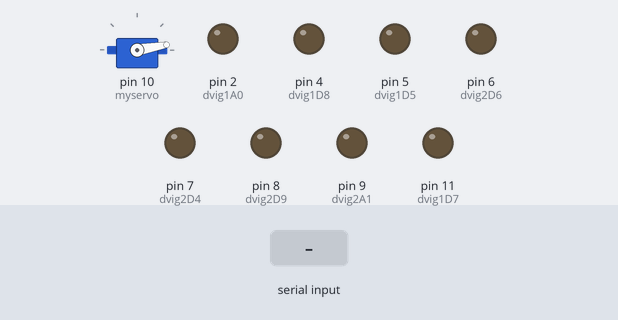
Recording of a sketch running on a simulated Arduino Uno, built with avr-gcc and run on an emulated ATmega328P. On the bench: servo, output pins drawn as LEDs (lit = HIGH). The test bench sets the inputs (shaded band).

Above: at 1.7 s.
1.8 s: "1$" received over Serial
At 2.1 s:
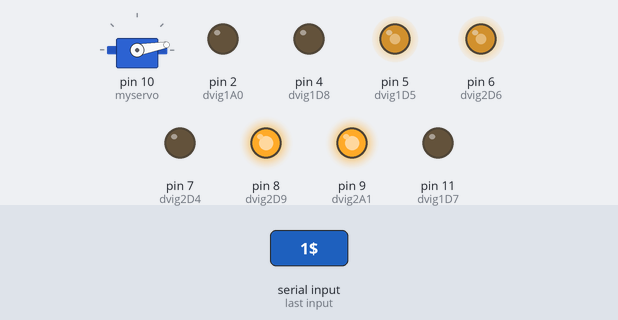
3.3 s: "0$" received over Serial
At 4.5 s:
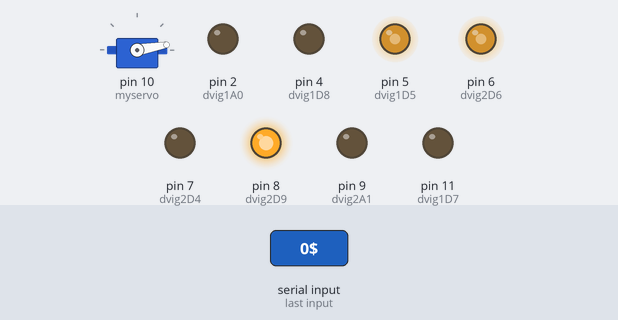
4.8 s: "30,150$" received over Serial
At 5.6 s:
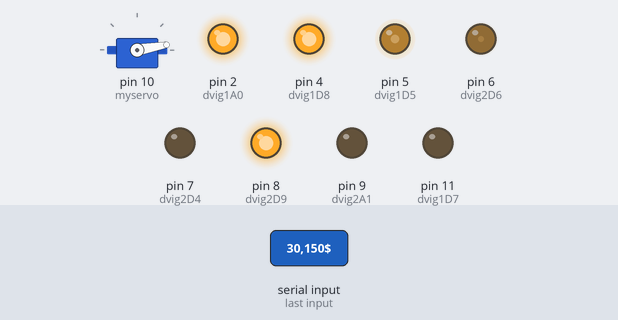
6.3 s: "2$" received over Serial
At 6.8 s:
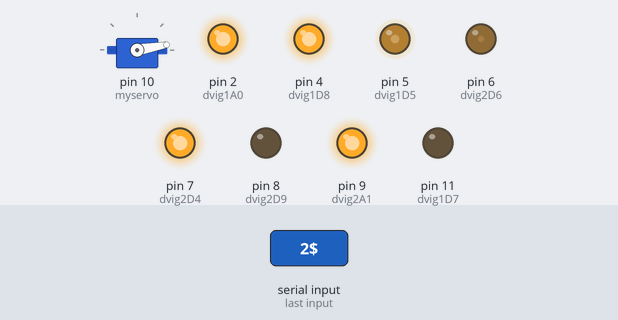
7.8 s: "5$" received over Serial
At 9.0 s:
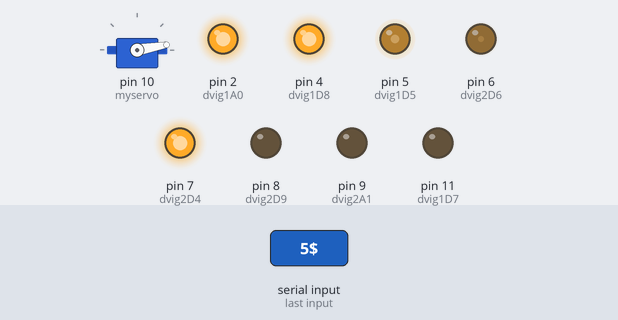
9.3 s: "1$" received over Serial
At 10.2 s:
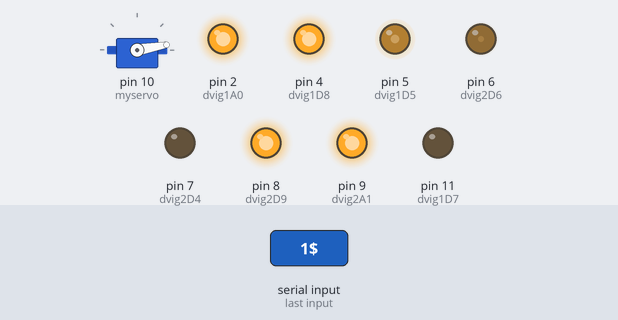
Timing chart, 0 to 11.8 s (numbered marks = the images above; inputs shaded):
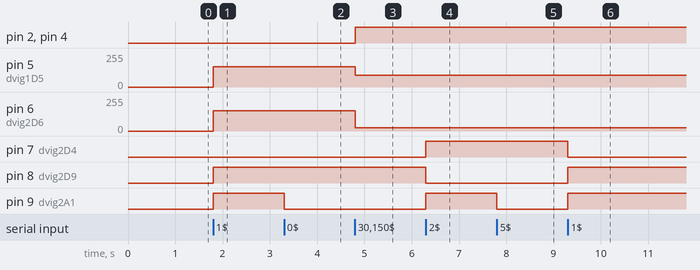

The sketch:

arduino1.1.ino
```cpp
#include <Servo.h>
#include <IRremote.h>

#define dvig1A0 2 //едем не едем правая
#define dvig1D7 11 //правая назад
#define dvig1D8 4 //правая вперед
#define dvig1D5 5 //pwm правая

#define dvig2A1 9 //едем не едем левая
#define dvig2D9 8 //левая вперед
#define dvig2D4 7 //левая назад
#define dvig2D6 6 //pwm левая

#define stepperDirPin 13
#define stepperStepPin 12

Servo myservo;
IRsend irsend;

char commandBuffer[15] = {0}; //создаем массив с нулями
int DVIGRonoff = 0;
int DVIGLonoff = 0;
int stepcmd = 0;  //рабочая переменная для поворота башни
int servocmd = 0; //рабочая переменная для подъема ствола
int IDtank = 0;     //переменная ID танка, который назначает сервер
const int stepperSpeed =  1900; //переменная скорости поворота башни в мк на 1 шаг
const int stepperStopStep = 1750; //ограничение максимального количества шагов поворота в одну сторону
int stepperCurrentStep = 0;
int servoAngle = 10; //угол сервы
unsigned long TimeServo;
unsigned long TimeStepper;
const char* response_TYPE = "900001#";
const char* response_OK = "888888#";

void setup()
{
  Serial.begin(115200);
  Serial.setTimeout (10);
  myservo.attach (10);
  myservo.write (servoAngle);

  pinMode(dvig1A0, OUTPUT);
  pinMode(dvig1D7, OUTPUT);
  pinMode(dvig1D8, OUTPUT);

  digitalWrite(dvig1A0, LOW);

  pinMode(dvig2A1, OUTPUT);
  pinMode(dvig2D9, OUTPUT);
  pinMode(dvig2D4, OUTPUT);

  digitalWrite(dvig2A1, LOW);

  pinMode(stepperDirPin, OUTPUT);
  pinMode(stepperStepPin, OUTPUT);
  digitalWrite (stepperStepPin , LOW);

  delay (500);
}

void loop()
{
  if (Serial.available()) {        //если что-то пришло в буфер - читаем
  Serial.readBytesUntil('$', commandBuffer, 11 ); //читаем в массив b до тех пор, пока не увидим символ $ либо не считаем 9 символов
     int ee = commandBuffer[0] - '0';                  // переводим первый символ в число
     switch(ee){                  //если первый символ
       case 9:
        delay (500);
        Serial.println (response_TYPE);  //то отвечаем малинке, что мы ард.управленец
        memset( commandBuffer, 0, sizeof( commandBuffer ) );
        break;
       case 8:
       {
        int aa = commandBuffer[3] - '0';
        int bb = commandBuffer[4] - '0';
        int cc = commandBuffer[5] - '0';
        IDtank = (aa*100)+(bb*10)+cc;
        delay (500);
        Serial.println (response_OK);  //и отвечаем малинке, что мы получили id
        memset( commandBuffer, 0, sizeof( commandBuffer ) );
       }
        break;
       default:
        servocmd = commandBuffer[6] - '0';
        stepcmd = commandBuffer[7] - '0';
        shoot ();
        controlDC ();
        break;
     }
   }
   controlStepper ();
   controlServo ();
}

void controlServo ()
{
  switch (servocmd){
    case 1:               //поднимаем ствол
      if (servoAngle > 10 && millis()- TimeServo > 50){
        --servoAngle;
        myservo.write (servoAngle);
        TimeServo = millis();
      }
      break;
    case 2:               // опускаем ствол
      if (servoAngle < 65 && millis()- TimeServo > 50){
        ++servoAngle;
        myservo.write (servoAngle);
        TimeServo = millis();
      }
      break;
    default:
      break;
  }
}

int controlStepper ()
{
  switch (stepcmd){
    case 1:               //поворачиваем башню направо (отрицательное значение скорости)
      digitalWrite (stepperDirPin , HIGH);
      if ( (stepperCurrentStep >= stepperStopStep) || (micros()- TimeStepper <= stepperSpeed) )
        return 0;
      digitalWrite (stepperStepPin , HIGH);
      digitalWrite (stepperStepPin , LOW);
      ++stepperCurrentStep;
      TimeStepper = micros();
      break;
    case 2:               //поворачиваем башню налево (положительное значение скорости)
      digitalWrite (stepperDirPin , LOW);
      if ( (stepperCurrentStep <= -(stepperStopStep)) || (micros()- TimeStepper <= stepperSpeed) )
        return 0;
      digitalWrite (stepperStepPin , HIGH);
      digitalWrite (stepperStepPin , LOW);
      --stepperCurrentStep;
      TimeStepper = micros();
      break;
    default:
      return 0;
  }
}

void controlDC ()
{
  DVIGRonoff = commandBuffer[3] - '0';
  int dvigR0 = commandBuffer[4] - '0';
  int dvigR1 = commandBuffer[5] - '0';
  int dvigRight = (dvigR0*10)+ dvigR1;
  dvigRight = map (dvigRight, 1, 99, 30, 150);

  DVIGLonoff = commandBuffer[0] - '0';
  int dvigL0 = commandBuffer[1] - '0';
  int dvigL1 = commandBuffer[2] - '0';
  int dvigLeft = (dvigL0*10)+ dvigL1;
  dvigLeft = map (dvigLeft, 1, 99, 30, 150);

  switch (DVIGRonoff){         // правая
    case 0:
      digitalWrite(dvig1A0, LOW);     //не крутим
      break;
    case 1:
      digitalWrite(dvig1A0, HIGH);     // крутим правую
      digitalWrite(dvig1D7, LOW);      // крутим правую вперед
      digitalWrite(dvig1D8, HIGH);
      break;
    case 2:
      digitalWrite(dvig1A0, HIGH);    // крутим правую
      digitalWrite(dvig1D7, HIGH);    // крутим правую назад
      digitalWrite(dvig1D8, LOW);
      break;
    default:
      digitalWrite(dvig1A0, LOW);     //не крутим
      break;
  }

  switch (DVIGLonoff){        // левая
    case 0:
      digitalWrite(dvig2A1, LOW);     //не крутим
      break;
    case 1:
      digitalWrite(dvig2A1, HIGH);    // крутим левую
      digitalWrite(dvig2D9, HIGH);    // крутим левую вперед
      digitalWrite(dvig2D4, LOW);
      break;
    case 2:
      digitalWrite(dvig2A1, HIGH);     // крутим левую
      digitalWrite(dvig2D9, LOW);      // крутим левую назад
      digitalWrite(dvig2D4, HIGH);
      break;
    default:
      digitalWrite(dvig2A1, LOW);     //не крутим
      break;
  }
     analogWrite(dvig1D5, dvigRight);
     analogWrite(dvig2D6, dvigLeft);
}

void shoot ()
{
  if ( commandBuffer[8] == '1'){
    for (int i = 0; i < 3; i++) {
      irsend.sendSony(IDtank, 12);
      if ( DVIGLonoff == 0 && DVIGRonoff == 0 ) {
        switch (i){
          case (1):
            digitalWrite(dvig1D7, HIGH);    // крутим правую назад
            digitalWrite(dvig1D8, LOW);
            digitalWrite(dvig2D9, LOW);      // крутим левую назад
            digitalWrite(dvig2D4, HIGH);
            break;
          case (2):
            digitalWrite(dvig1D7, LOW);
            digitalWrite(dvig1D8, HIGH);
            digitalWrite(dvig2D9, HIGH);
            digitalWrite(dvig2D4, LOW);
            break;
          default:
            break;
        }
        digitalWrite(dvig1A0, HIGH);
        digitalWrite(dvig2A1, HIGH);
        analogWrite(dvig1D5, 60);
        analogWrite(dvig2D6, 60);
        delay(50);
        digitalWrite(dvig1A0, LOW);
        digitalWrite(dvig2A1, LOW);
      }
      delay(50);
    }
  commandBuffer[8] == '0';
  }
}
```

Measured:
- after the input at 1.8 s, pin 5 (dvig1D5), pin 6 (dvig2D6): 0/255 → 151/255 at once; pin 8 (dvig2D9), pin 9 (dvig2A1): LOW → HIGH at once
- after the input at 3.3 s, pin 9 (dvig2A1): HIGH → LOW at once
- after the input at 4.8 s, pin 2 (dvig1A0), pin 4 (dvig1D8): LOW → HIGH at once; pin 5 (dvig1D5): 151/255 → 90/255 at once; pin 6 (dvig2D6): 151/255 → 24/255 at once
- after the input at 6.3 s, pin 7 (dvig2D4), pin 9 (dvig2A1): LOW → HIGH at once; pin 8 (dvig2D9): HIGH → LOW at once
- after the input at 7.8 s, pin 9 (dvig2A1): HIGH → LOW at once
- after the input at 9.3 s, pin 7 (dvig2D4): HIGH → LOW at once; pin 8 (dvig2D9), pin 9 (dvig2A1): LOW → HIGH at once
